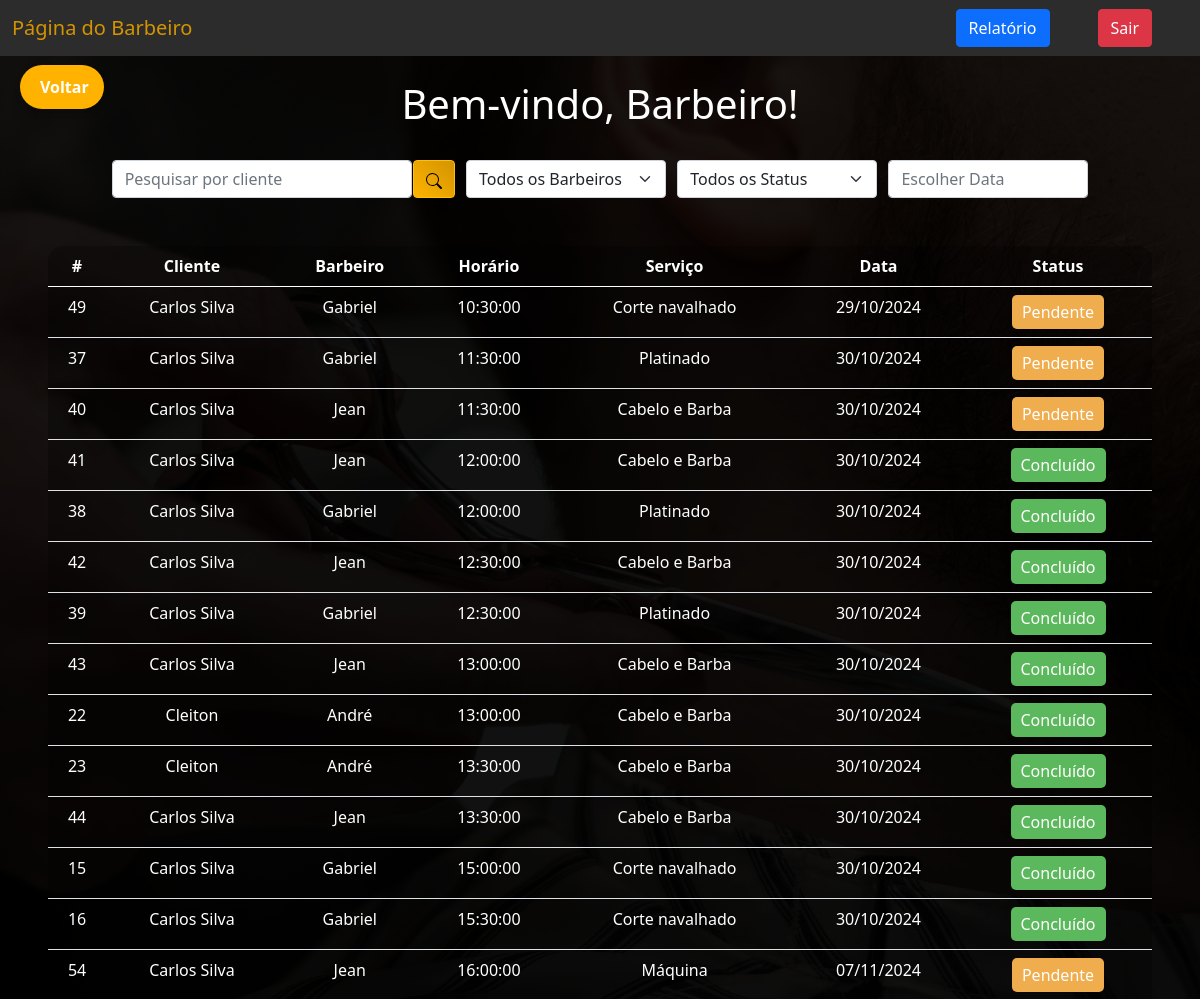
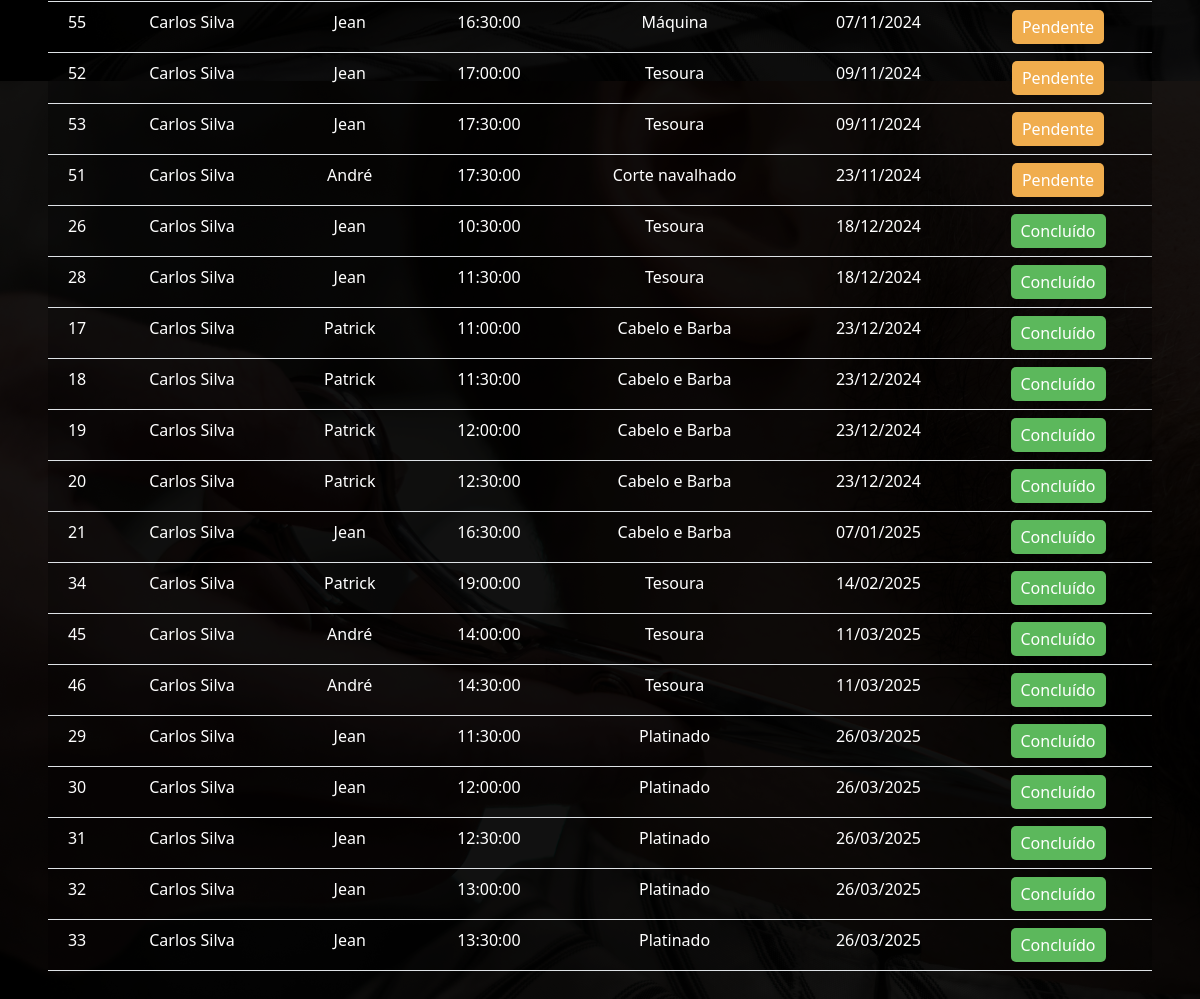
The page /select2.php (signed in) on the database its author committed (2 pictures, top to bottom).
### tables this page shows
CREATE TABLE `agendamentos` (
  `id` int(11) UNSIGNED NOT NULL,
  `usuario_id` int(11) NOT NULL,
  `barbeiro` varchar(250) NOT NULL,
  `servico_id` int(11) UNSIGNED NOT NULL,
  `dia` varchar(250) NOT NULL,
  `horario` time NOT NULL,
  `quantidade` int(11) NOT NULL DEFAULT 1,
  `status` varchar(50) NOT NULL DEFAULT 'Pendente'
);

CREATE TABLE `usuarios` (
  `id` int(11) NOT NULL,
  `nivel` varchar(10) NOT NULL DEFAULT 'cliente',
  `nome` varchar(250) NOT NULL,
  `cpf` varchar(250) NOT NULL,
  `email` varchar(250) NOT NULL,
  `numero` varchar(250) NOT NULL,
  `senha` varchar(250) NOT NULL
);

CREATE TABLE `servicos` (
  `id` int(11) UNSIGNED NOT NULL,
  `nome` varchar(100) NOT NULL,
  `preco` decimal(10,2) NOT NULL
);

### select2.php (the view, shortened to what this page needs)
<?php
include_once('conexao.php');
$filter = "";
$dia = "";
$sql = "SELECT agendamentos.id, usuarios.nome AS cliente, agendamentos.barbeiro, agendamentos.horario, agendamentos.dia, servicos.nome AS servico, agendamentos.status
        FROM agendamentos
        JOIN usuarios ON agendamentos.usuario_id = usuarios.id
        JOIN servicos ON agendamentos.servico_id = servicos.id
        $filter
        ORDER BY (agendamentos.dia = '$dia') DESC, agendamentos.dia ASC, agendamentos.horario ASC";
$result = $conexao->query($sql);
?>
<!DOCTYPE html>
<html lang="pt-br">
<head>
    <link href="https://cdn.jsdelivr.net/npm/bootstrap@5.0.2/dist/css/bootstrap.min.css" rel="stylesheet">
    <link rel="stylesheet" href="https://cdn.jsdelivr.net/npm/flatpickr/dist/flatpickr.min.css">
</head>
<body>
    <nav class="navbar navbar-expand-lg" style="background-color: #2c2c2c;">
        <div class="container-fluid">
            <a class="navbar-brand" href="#">Página do Barbeiro</a>
        </div>
        <div class="d-flex">
            <a href="relatorio.php" class="btn btn-primary me-5">Relatório</a>
            <a href="sair.php" class="btn btn-danger me-5">Sair</a>
        </div>
    </nav>
    <a href="./select.php" class="btn-voltar">
            <i class='bx bx-left-arrow-alt'></i> Voltar
        </a>
    <br>
    <h1>Bem-vindo, Barbeiro!</h1>
    <br>
    <div class="box-search">
        <input type="search" class="form-control w-25" placeholder="Pesquisar por cliente" id="pesquisar">
        <button onclick="searchData()" class="btn btn-warning" style="background: linear-gradient(45deg, #ffb300, #d39400);">
        </button>
        <select class="dropdown-search form-select" id="barbeiroSelect" onchange="searchBarbeiro()">
            <option value="">Todos os Barbeiros</option>
        </select>
        <select class="dropdown-search form-select" id="statusSelect" onchange="searchStatus()">
            <option value="">Todos os Status</option>
        </select>
        <input type="text" class="form-control dropdown-search" id="dataSelect" placeholder="Escolher Data">
    </div>
    <div class="m-5">
        <table class="table text-white table-bg">
            <thead>
                <tr>
                    <th scope="col">#</th>
                    <th scope="col">Cliente</th>
                    <th scope="col">Barbeiro</th>
                    <th scope="col">Horário</th>
                    <th scope="col">Serviço</th>
                    <th scope="col">Data</th>
                    <th scope="col">Status</th>
                </tr>
            </thead>
            <tbody id="agendamentosTable">
                <?php
                while ($agendamento_data = mysqli_fetch_assoc($result)) {
                    $dataFormatada = date('d/m/Y', strtotime($agendamento_data['dia']));
                    $statusClass = ($agendamento_data['status'] == 'Pendente') ? 'pendente' : 'concluido';
                    echo "<tr>";
                    echo "<td>".$agendamento_data['id']."</td>";
                    echo "<td>".$agendamento_data['cliente']."</td>";
                    echo "<td>".$agendamento_data['barbeiro']."</td>";
                    echo "<td>".$agendamento_data['horario']."</td>";
                    echo "<td>".$agendamento_data['servico']."</td>";
                    echo "<td>".$dataFormatada."</td>";
                    echo "<td><button class='status-btn $statusClass' onclick='alterarStatus(".$agendamento_data['id'].", this)'>".$agendamento_data['status']."</button></td>";
                    echo "</tr>";
                }
                ?>
            </tbody>
        </table>
    </div>
</body>
</html>

### select2.php (style rules this page uses)
body { background-image: url(./imagens/fundo.png); color: white; text-align: center; }
.table-bg { background: rgba(0, 0, 0, 0.3); border-radius: 15px 15px 0 0; }
.box-search { display: flex; justify-content: center; gap: .1%; }
.navbar-brand { color: #d39400; }
.dropdown-search { width: 200px; margin-left: 10px; }
.status-btn { border: none; border-radius: 5px; padding: 5px 10px; cursor: pointer; transition: background-color 0.3s ease; }
.status-btn.pendente { background-color: #f0ad4e; color: white; }
.status-btn.concluido { background-color: #5cb85c; color: white; }
.btn-voltar { position: absolute; top: 65px; left: 20px; display: flex; align-items: center; background: #ffb300; color: #fff; text-decoration: none; padding: 10px 15px; border-radius: 30px; font-size: 16px; font-weight: 600; box-shadow: 0 4px 6px rgba(0, 0, 0, 0.2); transition: background 0.3s, transform 0.2s; }

### rows shown on the page
agendamentos: id "49", usuario.nome "Carlos Silva", barbeiro "Gabriel", horario "10:30:00", servico.nome "Corte navalhado", dia "29/10/2024", status "Pendente"
agendamentos: id "37", usuario.nome "Carlos Silva", barbeiro "Gabriel", horario "11:30:00", servico.nome "Platinado", dia "30/10/2024", status "Pendente"
agendamentos: id "40", usuario.nome "Carlos Silva", barbeiro "Jean", horario "11:30:00", servico.nome "Cabelo e Barba", dia "30/10/2024", status "Pendente"
agendamentos: id "41", usuario.nome "Carlos Silva", barbeiro "Jean", horario "12:00:00", servico.nome "Cabelo e Barba", dia "30/10/2024", status "Concluído"
agendamentos: id "38", usuario.nome "Carlos Silva", barbeiro "Gabriel", horario "12:00:00", servico.nome "Platinado", dia "30/10/2024", status "Concluído"
agendamentos: id "42", usuario.nome "Carlos Silva", barbeiro "Jean", horario "12:30:00", servico.nome "Cabelo e Barba", dia "30/10/2024", status "Concluído"
agendamentos: id "39", usuario.nome "Carlos Silva", barbeiro "Gabriel", horario "12:30:00", servico.nome "Platinado", dia "30/10/2024", status "Concluído"
agendamentos: id "43", usuario.nome "Carlos Silva", barbeiro "Jean", horario "13:00:00", servico.nome "Cabelo e Barba", dia "30/10/2024", status "Concluído"
agendamentos: id "22", usuario.nome "Cleiton", barbeiro "André", horario "13:00:00", servico.nome "Cabelo e Barba", dia "30/10/2024", status "Concluído"
agendamentos: id "23", usuario.nome "Cleiton", barbeiro "André", horario "13:30:00", servico.nome "Cabelo e Barba", dia "30/10/2024", status "Concluído"
agendamentos: id "44", usuario.nome "Carlos Silva", barbeiro "Jean", horario "13:30:00", servico.nome "Cabelo e Barba", dia "30/10/2024", status "Concluído"
agendamentos: id "15", usuario.nome "Carlos Silva", barbeiro "Gabriel", horario "15:00:00", servico.nome "Corte navalhado", dia "30/10/2024", status "Concluído"
agendamentos: id "16", usuario.nome "Carlos Silva", barbeiro "Gabriel", horario "15:30:00", servico.nome "Corte navalhado", dia "30/10/2024", status "Concluído"
agendamentos: id "54", usuario.nome "Carlos Silva", barbeiro "Jean", horario "16:00:00", servico.nome "Máquina", dia "07/11/2024", status "Pendente"
agendamentos: id "55", usuario.nome "Carlos Silva", barbeiro "Jean", horario "16:30:00", servico.nome "Máquina", dia "07/11/2024", status "Pendente"
agendamentos: id "52", usuario.nome "Carlos Silva", barbeiro "Jean", horario "17:00:00", servico.nome "Tesoura", dia "09/11/2024", status "Pendente"
agendamentos: id "53", usuario.nome "Carlos Silva", barbeiro "Jean", horario "17:30:00", servico.nome "Tesoura", dia "09/11/2024", status "Pendente"
agendamentos: id "51", usuario.nome "Carlos Silva", barbeiro "André", horario "17:30:00", servico.nome "Corte navalhado", dia "23/11/2024", status "Pendente"
agendamentos: id "26", usuario.nome "Carlos Silva", barbeiro "Jean", horario "10:30:00", servico.nome "Tesoura", dia "18/12/2024", status "Concluído"
agendamentos: id "28", usuario.nome "Carlos Silva", barbeiro "Jean", horario "11:30:00", servico.nome "Tesoura", dia "18/12/2024", status "Concluído"
agendamentos: id "17", usuario.nome "Carlos Silva", barbeiro "Patrick", horario "11:00:00", servico.nome "Cabelo e Barba", dia "23/12/2024", status "Concluído"
agendamentos: id "18", usuario.nome "Carlos Silva", barbeiro "Patrick", horario "11:30:00", servico.nome "Cabelo e Barba", dia "23/12/2024", status "Concluído"
agendamentos: id "19", usuario.nome "Carlos Silva", barbeiro "Patrick", horario "12:00:00", servico.nome "Cabelo e Barba", dia "23/12/2024", status "Concluído"
agendamentos: id "20", usuario.nome "Carlos Silva", barbeiro "Patrick", horario "12:30:00", servico.nome "Cabelo e Barba", dia "23/12/2024", status "Concluído"
agendamentos: id "21", usuario.nome "Carlos Silva", barbeiro "Jean", horario "16:30:00", servico.nome "Cabelo e Barba", dia "07/01/2025", status "Concluído"
agendamentos: id "34", usuario.nome "Carlos Silva", barbeiro "Patrick", horario "19:00:00", servico.nome "Tesoura", dia "14/02/2025", status "Concluído"
agendamentos: id "45", usuario.nome "Carlos Silva", barbeiro "André", horario "14:00:00", servico.nome "Tesoura", dia "11/03/2025", status "Concluído"
agendamentos: id "46", usuario.nome "Carlos Silva", barbeiro "André", horario "14:30:00", servico.nome "Tesoura", dia "11/03/2025", status "Concluído"
agendamentos: id "29", usuario.nome "Carlos Silva", barbeiro "Jean", horario "11:30:00", servico.nome "Platinado", dia "26/03/2025", status "Concluído"
agendamentos: id "30", usuario.nome "Carlos Silva", barbeiro "Jean", horario "12:00:00", servico.nome "Platinado", dia "26/03/2025", status "Concluído"
agendamentos: id "31", usuario.nome "Carlos Silva", barbeiro "Jean", horario "12:30:00", servico.nome "Platinado", dia "26/03/2025", status "Concluído"
agendamentos: id "32", usuario.nome "Carlos Silva", barbeiro "Jean", horario "13:00:00", servico.nome "Platinado", dia "26/03/2025", status "Concluído"
agendamentos: id "33", usuario.nome "Carlos Silva", barbeiro "Jean", horario "13:30:00", servico.nome "Platinado", dia "26/03/2025", status "Concluído"
